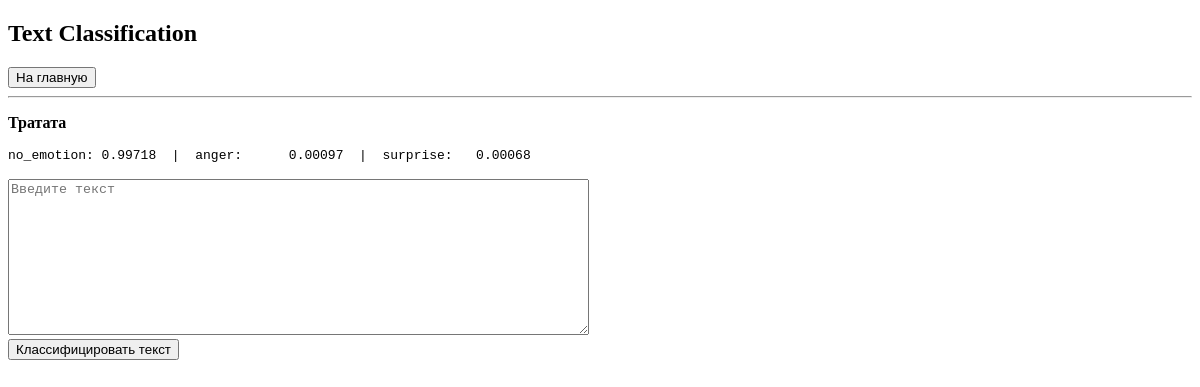
The app's page /bert_classifier/2/, older data.
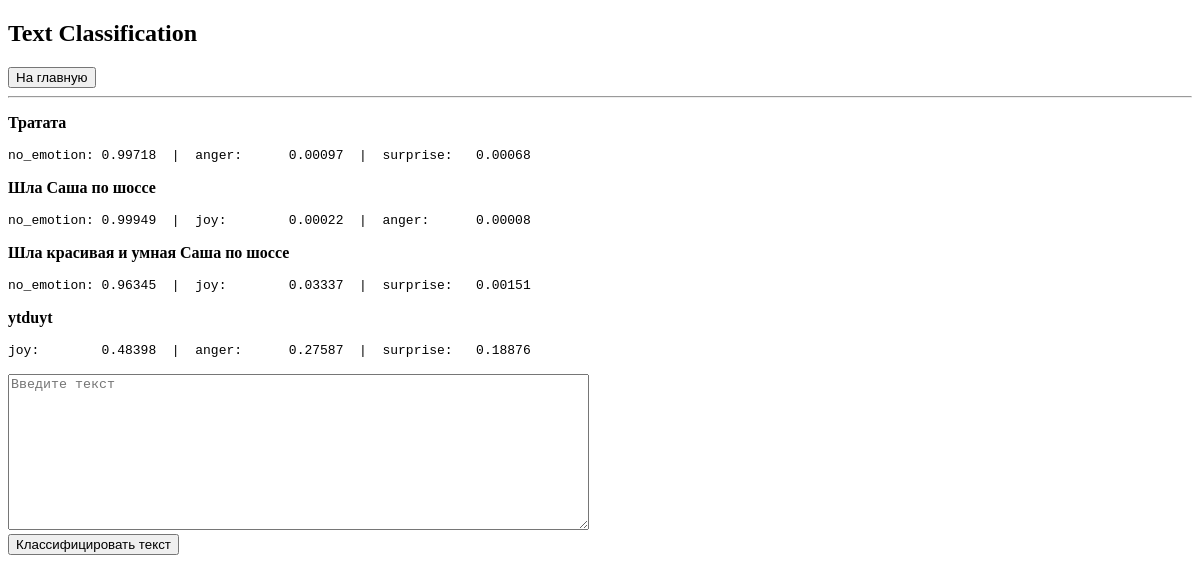
The same page, newer data.
### bert_classifier/models.py (models this page shows, shortened)
class Task(models.Model):
    task_name = models.CharField(max_length=50)

class InteractionML(models.Model):
    task = models.ForeignKey(Task, on_delete=models.CASCADE)
    input_data = models.CharField(max_length=200)
    output_data = models.CharField(max_length=200)

### bert_classifier/views.py (the view)
# urls.py: path('<int:task_id>/', views.detail, name='detail'),
def detail(request, task_id):
    task = get_object_or_404(Task, pk=task_id)
    latest_predictions = task.interactionml_set.order_by('-id')[:6][::-1]
    context = {
        'task': task,
        'latest_predictions': latest_predictions
    }
    return render(request, 'bert_classifier/detail.html', context)

### bert_classifier/templates/bert_classifier/detail.html (shortened to what this page needs)
{% extends 'base.html' %}
{% block content %}
<h2>{{task.task_name}}</h2>
<form action="{% url 'bert_classifier:index' %}" method="POST">
    <button type="submit">На главную</button>
</form>
<hr>
    {% if latest_predictions %}
        {% for p in latest_predictions %}
            <p>
                <strong>{{p.input_data}}</strong>
                <pre>{{p.output_data}}</pre>
            </p>
        {% endfor %}
    {% else %}
    Нет предыдущих результатов.
    {% endif %}
<form action="{% url 'bert_classifier:predict' task.id %}" method="POST">
    <textarea name="text" required="" placeholder="Введите текст" cols="70" rows="10"></textarea><br>
    <button type="submit">Классифицировать текст</button>
</form>
{% endblock %}

### bert_classifier/templates/base.html (shortened to what this page needs)
<!DOCTYPE html>
<html lang="en">
<head>
</head>
<body>
    {% block content %}{% endblock %}
</body>
</html>

Row changes from the older to the newer data that the page shows:
added InteractionML: input_data "Шла Саша по шоссе", output_data "no_emotion: 0.99949 | joy: 0.00022 | anger: 0.00008"
added InteractionML: input_data "Шла красивая и умная Саша по шоссе", output_data "no_emotion: 0.96345 | joy: 0.03337 | surprise: 0.00151"
added InteractionML: input_data "ytduyt", output_data "joy: 0.48398 | anger: 0.27587 | surprise: 0.18876"
